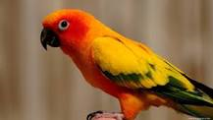
%> input picture coloredImage/download1.bmp, 213 x 120 px
$ octave histogramExample.m   (GNU Octave 9; MATLAB toolbox functions it lacks are replaced by stand-ins)
%> lines starting %> are read from the running program, lines starting %| are printed output that depends on the picture
clc;
clear all;
close all;
pkg load image;
A = imread('download1.bmp');
%> A is the input picture: size 120x213x3 uint8; mean R, G, B 142.1, 102, 60.7

% Getting row, columns and number of color bands from A image
[rows, columns, nmberOfColorBands] =   size(A);
%> rows = 120; columns = 213; nmberOfColorBands = 3
% Subplot is used to show image in one figure, "help subplot"
% subplot(rows, cols, index)
subplot(3, 2, 1);
imshow(A, []);
title('Original Color Image');

redPlane = A (:, :, 1);
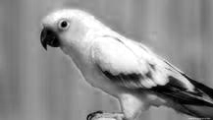
%> redPlane: size 120x213 uint8; min 0, max 255, mean 142.1
greenPlane = A(:, :, 2);
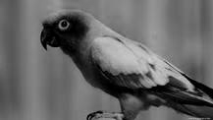
%> greenPlane: size 120x213 uint8; min 0, max 210, mean 102
bluePlane = A(:, :, 3);
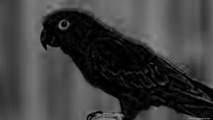
%> bluePlane: size 120x213 uint8; min 0, max 139, mean 60.7
grayscale = rgb2gray(A);
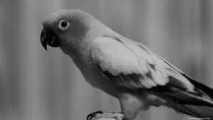
%> grayscale: size 120x213 uint8; min 0, max 200, mean 109.3

% Let's get its histrogram
% Count number red on each pixels, count number of red from 0-255
[pixelCountR, grayLevelsR] = imhist(redPlane);
%> pixelCountR = 256 values, max 601 at index 151, min 15 at index 2, mean 99.84; grayLevelsR = 256 values from 0 to 255
subplot(3, 2, 2);
% Stem => fill with color r for pixelCountR while displaying the graph
stem(pixelCountR, 'r');
title('Histogram of red plane');
xlim([0 grayLevelsR(end)]); % Scale X axis manually

[pixelCountG, grayLevelsG] = imhist(greenPlane);
%> pixelCountG = 256 values, max 474 at index 127, min 0 at index 206, mean 99.84; grayLevelsG = 256 values from 0 to 255
subplot(3, 2, 3);
stem(pixelCountG, 'g');
title('Histogram of green plane');
xlim([0 grayLevelsG(end)]); % Scale X axis manually

[pixelCountB, grayLevelsB] = imhist(bluePlane);
%> pixelCountB = 256 values, max 1217 at index 1, min 0 at index 141, mean 99.84; grayLevelsB = 256 values from 0 to 255
subplot(3, 2, 4);
stem(pixelCountB, 'b');
title('Histogram of blue plane');
xlim([0 grayLevelsB(end)]); % Scale X axis manually

[pixelCountgray, grayLevelsgray] = imhist(grayscale);
%> pixelCountgray = 256 values, max 533 at index 129, min 0 at index 196, mean 99.84; grayLevelsgray = 256 values from 0 to 255
subplot(3, 2, 5);
stem(pixelCountgray, 'y');
title('Histogram of Yellow plane');
xlim([0 grayLevelsgray(end)]); % Scale X axis manually

redPlane = redPlane + 50;
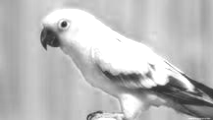
%> redPlane: size 120x213 uint8; min 50, max 255, mean 188.4
[pixelCountR, grayLevelsR] = imhist(redPlane);
%> pixelCountR = 256 values, max 3087 at index 256, min 0 at index 1, mean 99.84
subplot(3, 2, 6);
stem(pixelCountR, 'r');
title('Red plane after increasing brightness');
xlim([0 grayLevelsR(end)]); % Scale X axis manually
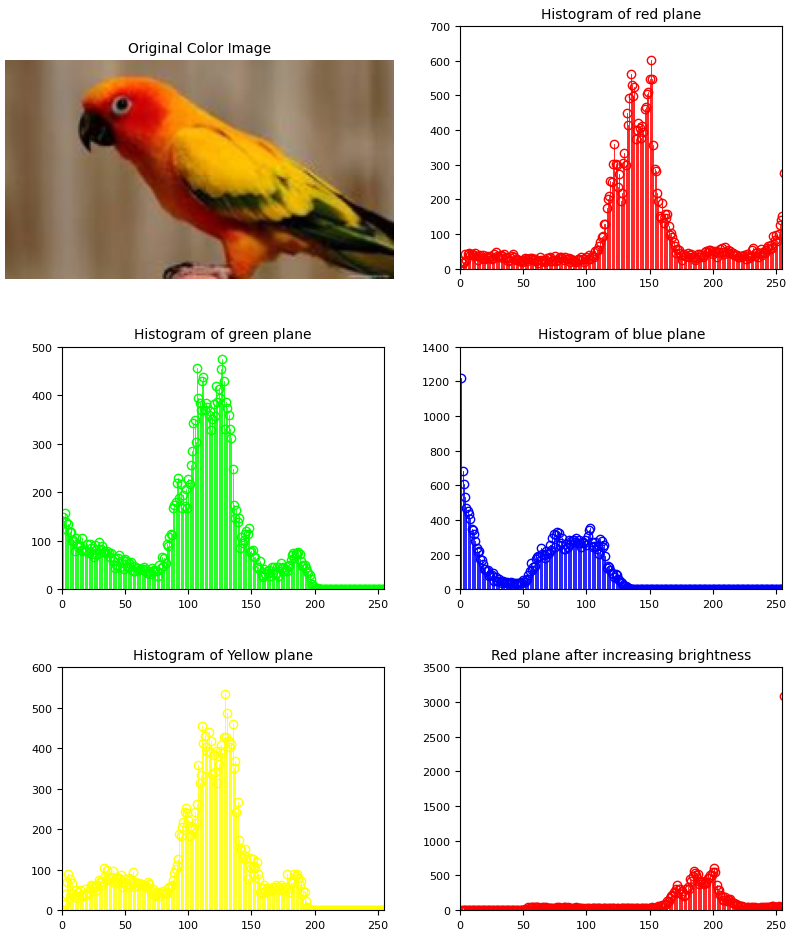
%> figure redrawn from the program's plot data, 6 panels

$ run again, with coloredImage/download2.bmp copied over coloredImage/download1.bmp
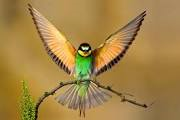
%> input picture coloredImage/download2.bmp, 180 x 120 px
%> A is the input picture: size 120x180x3 uint8; mean R, G, B 163.5, 131.5, 71.1
%> `bluePlane = A(:, :, 3);`:
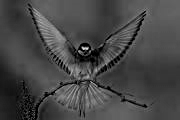
%> bluePlane: size 120x180 uint8; min 0, max 230, mean 71.1
%> `[pixelCountR, grayLevelsR] = imhist(redPlane);`: pixelCountR = 256 values, max 561 at index 169, min 0 at index 3, mean 84.38; grayLevelsR = 256 values from 0 to 255
%> pixelCountG = 256 values, max 719 at index 136, min 0 at index 230, mean 84.38; grayLevelsG = 256 values from 0 to 255
%> pixelCountB = 256 values, max 456 at index 57, min 0 at index 167, mean 84.38; grayLevelsB = 256 values from 0 to 255
%> pixelCountgray = 256 values, max 612 at index 141, min 0 at index 1, mean 84.38; grayLevelsgray = 256 values from 0 to 255
%> `redPlane = redPlane + 50;`:
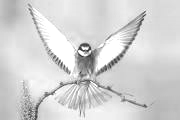
%> redPlane: size 120x180 uint8; min 50, max 255, mean 211.8
%> `[pixelCountR, grayLevelsR] = imhist(redPlane);`: pixelCountR = 256 values, max 1213 at index 256, min 0 at index 1, mean 84.38

$ run again, with coloredImage/download3.bmp copied over coloredImage/download1.bmp
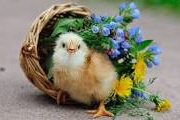
%> input picture coloredImage/download3.bmp, 180 x 120 px
%> A is the input picture: size 120x180x3 uint8; mean R, G, B 132.6, 130.1, 110.8
%> `grayscale = rgb2gray(A);`:
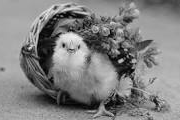
%> grayscale: size 120x180 uint8; min 1, max 252, mean 128.7
%> `[pixelCountR, grayLevelsR] = imhist(redPlane);`: pixelCountR = 256 values, max 474 at index 171, min 0 at index 242, mean 84.38; grayLevelsR = 256 values from 0 to 255
%> pixelCountG = 256 values, max 484 at index 162, min 0 at index 246, mean 84.38; grayLevelsG = 256 values from 0 to 255
%> pixelCountB = 256 values, max 627 at index 1, min 0 at index 255, mean 84.38; grayLevelsB = 256 values from 0 to 255
%> pixelCountgray = 256 values, max 500 at index 165, min 0 at index 1, mean 84.38; grayLevelsgray = 256 values from 0 to 255
%> `redPlane = redPlane + 50;`:
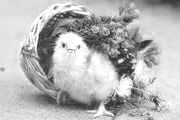
%> redPlane: size 120x180 uint8; min 50, max 255, mean 182.2
%> `[pixelCountR, grayLevelsR] = imhist(redPlane);`: pixelCountR = 256 values, max 734 at index 256, min 0 at index 1, mean 84.38
